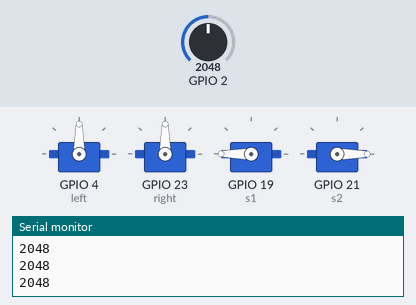
Bench run of a sketch on a simulated ESP32. On the bench: 4 × servo, the last lines printed to the serial monitor. The inputs (shaded band) are chosen by the test bench; at power-on: GPIO 2 = 2048.

Above: at 1.2 s.
1.3 s: GPIO 2 set to 2970
2.8 s: GPIO 2 set to 3060
At 5.7 s:
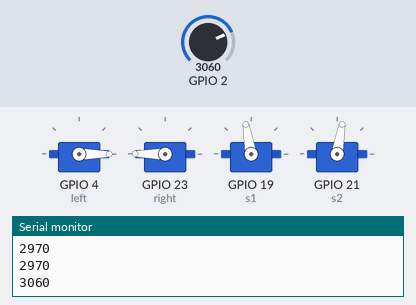
5.8 s: GPIO 2 set to 214
8.8 s: GPIO 2 set to 191
At 9.09 s:
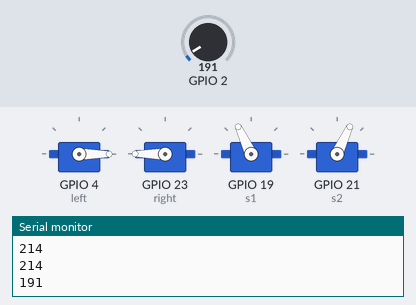
11.8 s: GPIO 2 set to 3040
At 12.43 s:
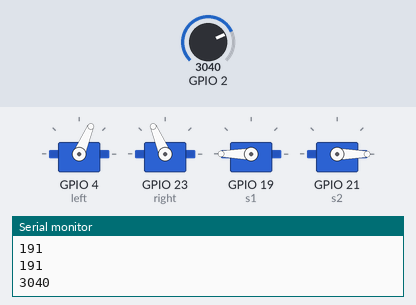
Timing chart, 0 to 15.8 s (numbered marks = the images above; inputs shaded):
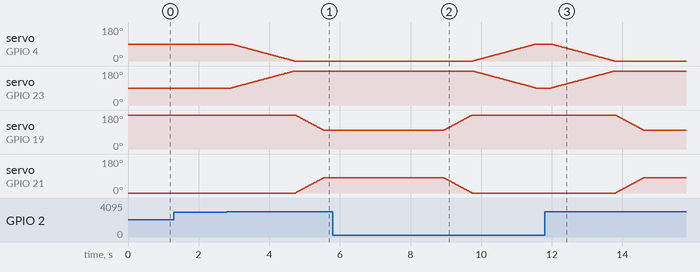

The sketch:

EMG.ino
```cpp
#include <ESP32Servo.h>

Servo left;
Servo right;
Servo s1;
Servo s2;

int value = 0;

bool isUp = false;

void closeGripper(){
  for (int i = 0; i <= 90; i++){
    left.write(90 - i);
    right.write(90 + i);
    delay(20);
  }
}

void openGripper(){
  for (int i = 0; i <= 90; i++){
    left.write(i);
    right.write(180 - i);
    delay(20);
  }
}

void up(){
  for (int i = 0; i <= 80; i++){
    s1.write(180 - i);
    s2.write(i);
    delay(10);
  }
}

void down(){
  for (int i = 0; i <= 80; i++){
    s1.write(100 + i);
    s2.write(80 - i);
    delay(10);
  }
}

void updateValues(){
  value = analogRead(2);
  Serial.println(value);
}

void setup() {
  Serial.begin(115200);
  updateValues();

  left.attach(4);
  left.write(90);

  right.attach(23);
  right.write(90);

  s1.attach(19);
  s2.attach(21);

  s1.write(180);
  s2.write(0);
}

void loop() {
  updateValues();
  delay(100);

  if (isUp){
    if (value < 200){
      down();
      openGripper();
      isUp = false;
    }
  }
  else{
    if (value > 3000){
      closeGripper();
      up();
      isUp = true;
      delay(2000);
    }
  }
}
```

Measured:
- the behaviour switches between 3000 and 3001 on GPIO 2 (found by bisection; images 0 and 1)
- the behaviour switches between 200 and 199 on GPIO 2 (found by bisection; images 1 and 2)
- after the input at 2.8 s, servo on GPIO 4 (left): moves from 90° to 0° over 1.8 s, starting after 0.12 s; servo on GPIO 23 (right): moves from 90° to 180° over 1.8 s, starting after 0.12 s; servo on GPIO 19 (s1): moves from 180° to 100° over 0.78 s, starting after 1.9 s; servo on GPIO 21 (s2): moves from 0° to 80° over 0.78 s, starting after 1.9 s
- after the input at 8.8 s, servo on GPIO 4 (left): moves from 0° to 90° over 1.8 s, starting after 0.97 s; servo on GPIO 23 (right): moves from 180° to 90° over 1.8 s, starting after 0.97 s; servo on GPIO 19 (s1): moves from 100° to 180° over 0.79 s, starting after 0.15 s; servo on GPIO 21 (s2): moves from 80° to 0° over 0.79 s, starting after 0.15 s
- after the input at 11.8 s, servo on GPIO 4 (left): moves from 90° to 0° over 1.8 s, starting after 0.19 s; servo on GPIO 23 (right): moves from 90° to 180° over 1.8 s, starting after 0.19 s; servo on GPIO 19 (s1): moves from 180° to 100° over 0.78 s, starting after 2.0 s; servo on GPIO 21 (s2): moves from 0° to 80° over 0.78 s, starting after 2.0 s
